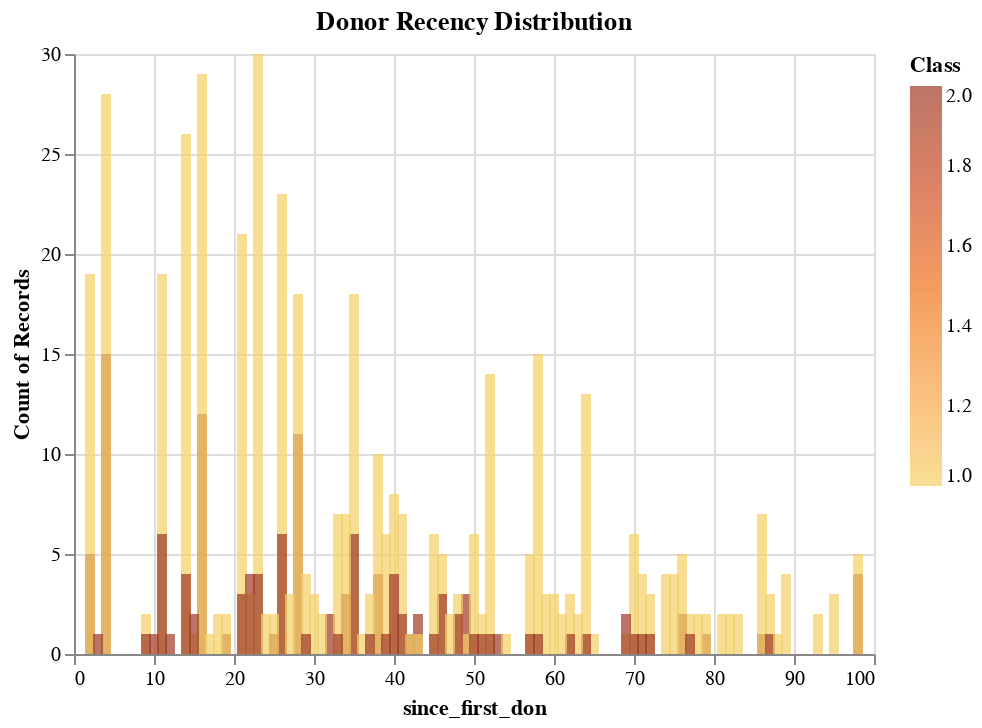

The notebook cell this image was saved under:
### Code cell
alt.Chart(blood_df_train).mark_bar(opacity = 0.7).encode(
    alt.X("since_first_don"),
    alt.Y('count()', stack=None),
    color=alt.Color('Class', scale=alt.Scale(scheme='goldorange'))
).properties(title = "Donor Recency Distribution")

### Figure 1 — Vega-Lite specification as saved in the notebook (floating-point values rounded to 4 significant figures; data arrays with more than 128 entries replaced by an {"elided": "..."} marker saying what was removed)
{"$schema": "https://vega.github.io/schema/vega-lite/v3.4.0.json", "config": {"mark": {"tooltip": null}, "view": {"height": 300, "width": 400}}, "data": {"name": "data-9f8fa43238d447b8286cb04f7cfdb9c3"}, "datasets": {"data-9f8fa43238d447b8286cb04f7cfdb9c3": {"elided": "598 records"}}, "encoding": {"color": {"field": "Class", "scale": {"scheme": "goldorange"}, "type": "quantitative"}, "x": {"field": "since_first_don", "type": "quantitative"}, "y": {"aggregate": "count", "stack": null, "type": "quantitative"}}, "mark": {"opacity": 0.7, "type": "bar"}, "title": "Donor Recency Distribution"}
